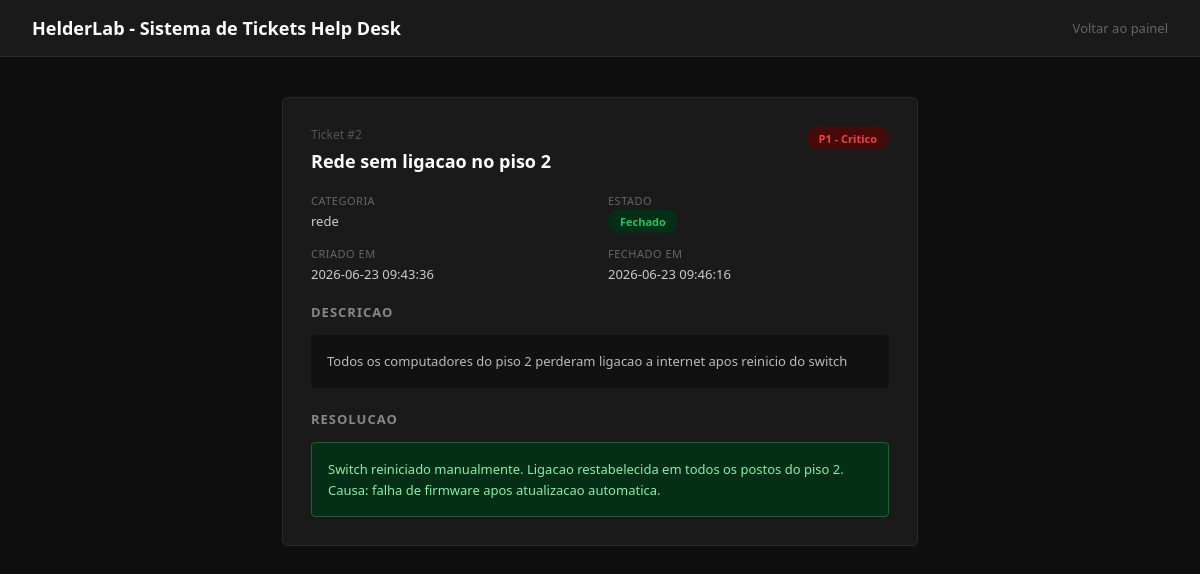
/ticket/2, run on the app's committed database.
### tables this page shows
CREATE TABLE tickets (
            id INTEGER PRIMARY KEY AUTOINCREMENT,
            titulo TEXT NOT NULL,
            descricao TEXT NOT NULL,
            categoria TEXT NOT NULL,
            prioridade TEXT NOT NULL,
            estado TEXT DEFAULT 'Aberto',
            criado_em TEXT NOT NULL,
            fechado_em TEXT,
            resolucao TEXT
        );

### app.py (the view)
@app.route('/ticket/<int:ticket_id>')
def ver_ticket(ticket_id):
    ticket = get_ticket(ticket_id)
    return render_template('ticket.html', ticket=ticket)

### models.py (called while the page is built)
def get_ticket(ticket_id):
    conn = sqlite3.connect(DB)
    conn.row_factory = sqlite3.Row
    c = conn.cursor()
    c.execute('SELECT * FROM tickets WHERE id = ?', (ticket_id,))
    row = c.fetchone()
    conn.close()
    return dict(row) if row else None

### templates/ticket.html (shortened to what this page needs)
<!DOCTYPE html>
<html lang="pt">
<head>
</head>
<body>
<header>
    <h1>HelderLab - Sistema de Tickets Help Desk</h1>
    <a href="/" style="color:#666; font-size:13px;">Voltar ao painel</a>
</header>
<div class="container">
    <div class="card">
        <div class="ticket-header">
            <div>
                <div class="ticket-id">Ticket #{{ ticket.id }}</div>
                <div class="ticket-titulo">{{ ticket.titulo }}</div>
            </div>
            <div>
                {% if 'P1' in ticket.prioridade %}
                    <span class="badge badge-p1">{{ ticket.prioridade }}</span>
                {% elif 'P2' in ticket.prioridade %}
                    <span class="badge badge-p2">{{ ticket.prioridade }}</span>
                {% else %}
                    <span class="badge badge-p3">{{ ticket.prioridade }}</span>
                {% endif %}
            </div>
        </div>
        <div class="info-grid">
            <div class="info-item">
                <div class="label">Categoria</div>
                <div class="val">{{ ticket.categoria }}</div>
            </div>
            <div class="info-item">
                <div class="label">Estado</div>
                <div class="val">
                    {% if ticket.estado == 'Aberto' %}
                        <span class="badge badge-aberto">Aberto</span>
                    {% else %}
                        <span class="badge badge-fechado">Fechado</span>
                    {% endif %}
                </div>
            </div>
            <div class="info-item">
                <div class="label">Criado em</div>
                <div class="val">{{ ticket.criado_em }}</div>
            </div>
            {% if ticket.fechado_em %}
            <div class="info-item">
                <div class="label">Fechado em</div>
                <div class="val">{{ ticket.fechado_em }}</div>
            </div>
            {% endif %}
        </div>
        <h3>Descricao</h3>
        <div class="descricao">{{ ticket.descricao }}</div>
        {% if ticket.resolucao %}
        <br>
        <h3>Resolucao</h3>
        <div class="resolucao">{{ ticket.resolucao }}</div>
        {% endif %}
    </div>
</div>
</body>
</html>

### templates/ticket.html (style rules this page uses)
* { margin: 0; padding: 0; box-sizing: border-box; }
body { font-family: 'Segoe UI', sans-serif; background: #0f0f0f; color: #e0e0e0; }
header { background: #1a1a1a; border-bottom: 1px solid #2a2a2a; padding: 16px 32px; display: flex; justify-content: space-between; align-items: center; }
header h1 { font-size: 18px; font-weight: 600; color: #ffffff; }
.container { max-width: 700px; margin: 40px auto; padding: 0 32px; }
.card { background: #1a1a1a; border: 1px solid #2a2a2a; border-radius: 6px; padding: 28px; margin-bottom: 20px; }
.ticket-header { display: flex; justify-content: space-between; align-items: flex-start; margin-bottom: 20px; }
.ticket-id { font-size: 12px; color: #555; margin-bottom: 6px; }
.ticket-titulo { font-size: 18px; font-weight: 600; color: #fff; }
.badge { padding: 4px 12px; border-radius: 20px; font-size: 11px; font-weight: 600; }
.badge-p1 { background: #450a0a; color: #ef4444; }
.badge-fechado { background: #052e16; color: #22c55e; }
.info-grid { display: grid; grid-template-columns: 1fr 1fr; gap: 16px; margin-bottom: 20px; }
.info-item .label { font-size: 11px; color: #666; text-transform: uppercase; letter-spacing: 0.5px; margin-bottom: 4px; }
.info-item .val { font-size: 13px; color: #ccc; }
.descricao { background: #111; border-radius: 4px; padding: 16px; font-size: 13px; color: #bbb; line-height: 1.6; }
h3 { font-size: 13px; color: #888; text-transform: uppercase; letter-spacing: 1px; margin-bottom: 14px; }
a { color: #60a5fa; text-decoration: none; }
.resolucao { background: #052e16; border: 1px solid #166534; border-radius: 4px; padding: 16px; font-size: 13px; color: #86efac; line-height: 1.6; }

### data on the page
tickets: id "2", titulo "Rede sem ligacao no piso 2", prioridade "P1 - Critico", categoria "rede", criado_em "2026-06-23 09:43:36", fechado_em "2026-06-23 09:46:16", descricao "Todos os computadores do piso 2 perderam ligacao a internet apos reinicio do switch", resolucao "Switch reiniciado manualmente. Ligacao restabelecida em todos os postos do piso 2. Causa: falha de firmware apos atualizacao automatica."
